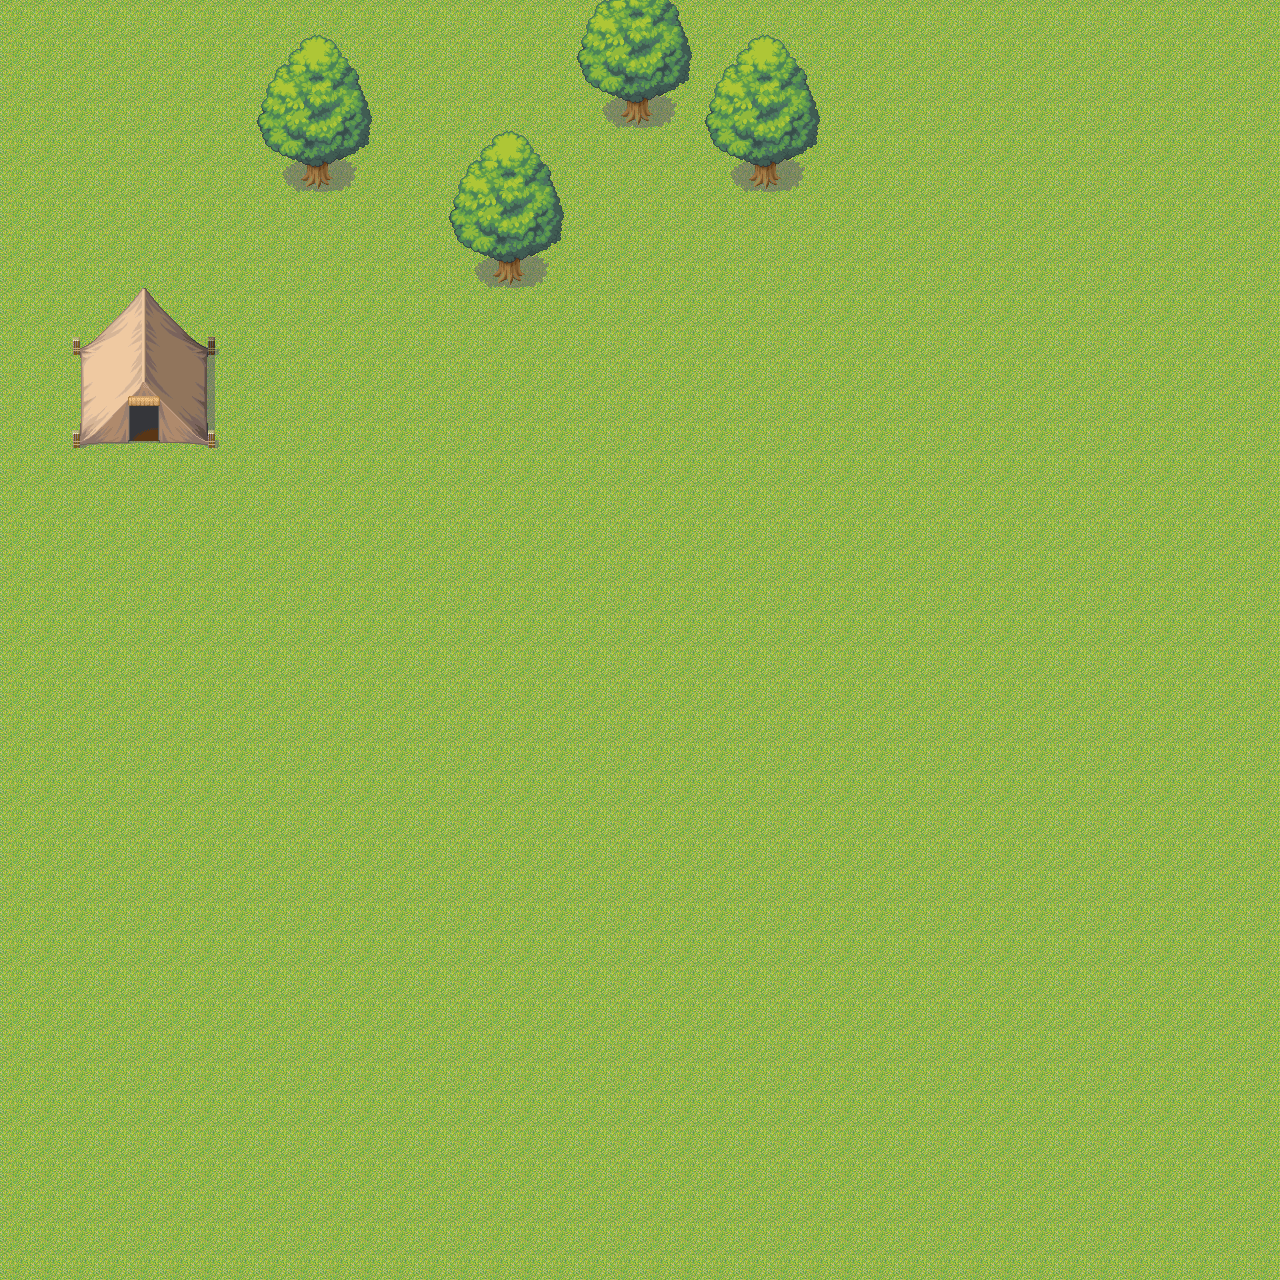

A 2D game scene composited from a Tiled map and its tileset images. What follows is a short description and the map's XML, with each tile layer's data collapsed to a summary:
An orthogonal 80x80 tile map with 16x16 px tiles, 3 tile layers (Ground, Layer2, Overlay).

<map version="1.2" tiledversion="1.2.2" orientation="orthogonal" renderorder="right-down" width="80" height="80" tilewidth="16" tileheight="16" infinite="0" nextlayerid="4" nextobjectid="1">
 <tileset firstgid="1" source="../tilesets/Grassland.tsx" />
 <layer id="1" name="Ground" width="80" height="80">
  <data>[6400 cells, 6400 non-empty, 4 distinct tile ids]</data>
 </layer>
 <layer id="2" name="Layer2" width="80" height="80">
  <data>[6400 cells, 108 non-empty, 72 distinct tile ids]</data>
 </layer>
 <layer id="3" name="Overlay" width="80" height="80">
  <data>[6400 cells, 282 non-empty, 106 distinct tile ids]</data>
 </layer>
</map>
